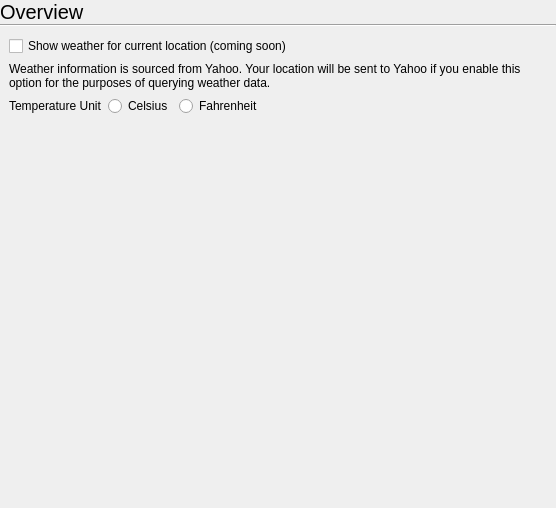
<?xml version="1.0" encoding="UTF-8"?>
<ui version="4.0">
 <class>OverviewSettings</class>
 <widget class="QWidget" name="OverviewSettings">
  <property name="geometry">
   <rect>
    <x>0</x>
    <y>0</y>
    <width>556</width>
    <height>508</height>
   </rect>
  </property>
  <property name="windowTitle">
   <string notr="true">Form</string>
  </property>
  <layout class="QVBoxLayout" name="verticalLayout">
   <property name="spacing">
    <number>0</number>
   </property>
   <property name="leftMargin">
    <number>0</number>
   </property>
   <property name="topMargin">
    <number>0</number>
   </property>
   <property name="rightMargin">
    <number>0</number>
   </property>
   <property name="bottomMargin">
    <number>0</number>
   </property>
   <item>
    <widget class="QLabel" name="label">
     <property name="font">
      <font>
       <pointsize>15</pointsize>
      </font>
     </property>
     <property name="text">
      <string>Overview</string>
     </property>
     <property name="margin">
      <number>9</number>
     </property>
    </widget>
   </item>
   <item>
    <widget class="Line" name="line">
     <property name="orientation">
      <enum>Qt::Horizontal</enum>
     </property>
    </widget>
   </item>
   <item>
    <layout class="QGridLayout" name="gridLayout">
     <property name="leftMargin">
      <number>9</number>
     </property>
     <property name="topMargin">
      <number>9</number>
     </property>
     <property name="rightMargin">
      <number>9</number>
     </property>
     <property name="bottomMargin">
      <number>9</number>
     </property>
     <property name="spacing">
      <number>6</number>
     </property>
     <item row="1" column="0">
      <widget class="QLabel" name="label_2">
       <property name="text">
        <string>Weather information is sourced from Yahoo. Your location will be sent to Yahoo if you enable this option for the purposes of querying weather data.</string>
       </property>
       <property name="wordWrap">
        <bool>true</bool>
       </property>
      </widget>
     </item>
     <item row="0" column="0">
      <widget class="QCheckBox" name="weatherCheckBox">
       <property name="text">
        <string>Show weather for current location (coming soon)</string>
       </property>
      </widget>
     </item>
     <item row="2" column="0">
      <widget class="QWidget" name="widget" native="true">
       <layout class="QHBoxLayout" name="horizontalLayout">
        <property name="leftMargin">
         <number>0</number>
        </property>
        <property name="topMargin">
         <number>0</number>
        </property>
        <property name="rightMargin">
         <number>0</number>
        </property>
        <property name="bottomMargin">
         <number>0</number>
        </property>
        <item>
         <widget class="QLabel" name="label_3">
          <property name="text">
           <string>Temperature Unit</string>
          </property>
         </widget>
        </item>
        <item>
         <widget class="QRadioButton" name="celsiusRadio">
          <property name="text">
           <string>Celsius</string>
          </property>
         </widget>
        </item>
        <item>
         <widget class="QRadioButton" name="fahrenheitRadio">
          <property name="text">
           <string>Fahrenheit</string>
          </property>
         </widget>
        </item>
        <item>
         <spacer name="horizontalSpacer">
          <property name="orientation">
           <enum>Qt::Horizontal</enum>
          </property>
          <property name="sizeHint" stdset="0">
           <size>
            <width>40</width>
            <height>20</height>
           </size>
          </property>
         </spacer>
        </item>
       </layout>
      </widget>
     </item>
    </layout>
   </item>
   <item>
    <spacer name="verticalSpacer">
     <property name="orientation">
      <enum>Qt::Vertical</enum>
     </property>
     <property name="sizeHint" stdset="0">
      <size>
       <width>20</width>
       <height>40</height>
      </size>
     </property>
    </spacer>
   </item>
  </layout>
 </widget>
 <resources/>
 <connections/>
</ui>
